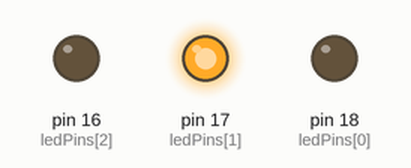
Simulated run of this sketch. Board: Arduino Uno, built with avr-gcc and run on an emulated ATmega328P. Parts: output pins drawn as LEDs (lit = HIGH). Random numbers use the default seed unless the sketch sets one.

Above: at 0.1 s.
At 3.1 s:
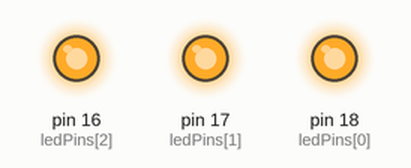
At 8.1 s:
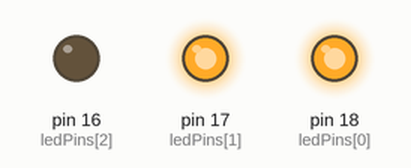
At 14.1 s:
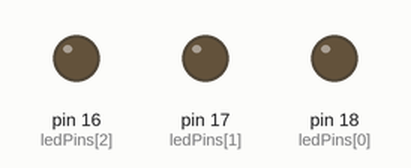
At 24.1 s:
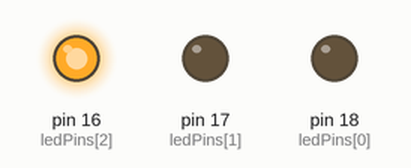
At 27.1 s:
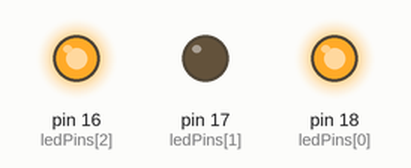
Timing chart, 0 to 40.0 s (numbered marks = the images above):
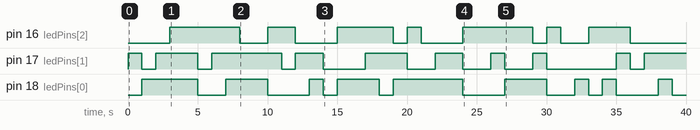

Measured:
- by itself, pin 16 (ledPins[2]): LOW → HIGH at 3.0 s, → LOW 5.0 s later, → HIGH 2.0 s later, → LOW 2.0 s later, … (14 changes in this stretch)
- by itself, pin 17 (ledPins[1]): LOW → HIGH at 0.00 s, → LOW 1.0 s later, → HIGH 1.0 s later, → LOW 3.0 s later, … (19 changes in this stretch)
- by itself, pin 18 (ledPins[0]): LOW → HIGH at 1.0 s, → LOW 4.0 s later, → HIGH 2.0 s later, → LOW 3.0 s later, … (18 changes in this stretch)

The sketch:

Project_06_RGB_LED.ino
```cpp
//**********************************************************************
/*
 * 文件名 : RGB
 * 描述 : 使用RGBLED显示随机颜色.
 * 作者 : www.keyes-robot.com
*/
int ledPins[] = {18, 17, 16};    //定义红，绿，蓝led引脚
int red, green, blue;
void setup() {
  for (int i = 0; i < 3; i++) {   //设置pwm通道，1KHz,8bit
    pinMode(ledPins[i], OUTPUT);
  }
}

void loop() {
  red = random(0, 255);
  green = random(0, 255);
  blue = random(0, 255);
  setColor(red, green, blue);
  delay(1000);
}

void setColor(byte r, byte g, byte b) {
  analogWrite(ledPins[0], 255-r); //共阴极LED，高电平点亮LED.
  analogWrite(ledPins[1], 255-g);
  analogWrite(ledPins[2], 255-b);
}
//*************************************************************************************
```
